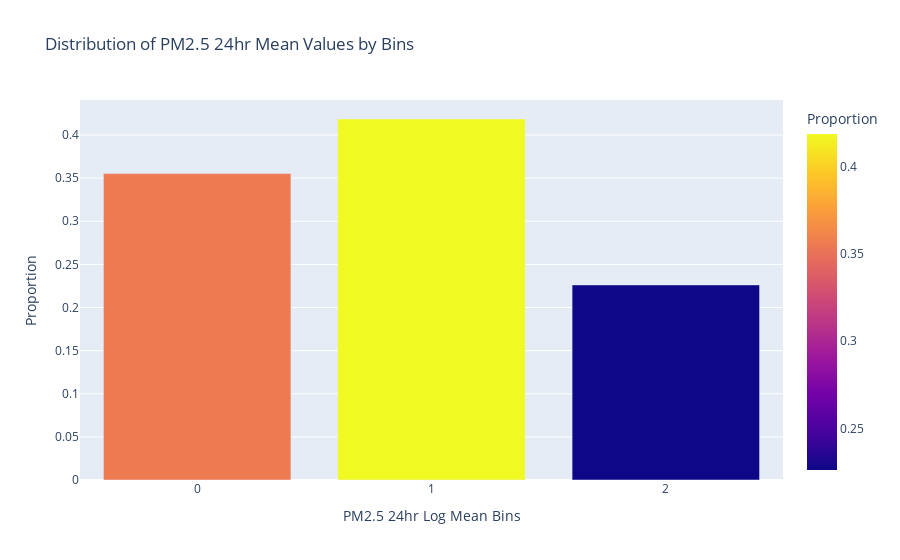

The notebook cell this image was saved under:
### Code cell
# Get distribution of the bins using proportions
bins_distribution = unique_dates_filtered['pm2_5_24h_mean_log_bins'].value_counts(normalize=True).sort_index()
bins_distribution = bins_distribution.reset_index()
bins_distribution.columns = ['pm2_5_24h_mean_log_bins', 'proportion']

# Create bar plot for the bins distribution
fig = px.bar(bins_distribution, x='pm2_5_24h_mean_log_bins', y='proportion', 
             title='Distribution of PM2.5 24hr Mean Values by Bins', 
             labels={'pm2_5_24h_mean_log_bins': 'PM2.5 24hr Log Mean Bins', 'proportion': 'Proportion'},
             color='proportion', color_continuous_scale=px.colors.sequential.Plasma)

fig.show()

### Figure 1 — Plotly figure (JSON) as saved in the notebook; plotly's stock layout.template omitted (floating-point values rounded to 4 significant figures)
{"data": [{"alignmentgroup": "True", "hovertemplate": "PM2.5 24hr Log Mean Bins=%{x}<br>Proportion=%{marker.color}<extra></extra>", "legendgroup": "", "marker": {"color": [0.3552, 0.4186, 0.2262], "coloraxis": "coloraxis", "pattern": {"shape": ""}}, "name": "", "offsetgroup": "", "orientation": "v", "showlegend": false, "textposition": "auto", "type": "bar", "x": ["0", "1", "2"], "xaxis": "x", "y": [0.3552, 0.4186, 0.2262], "yaxis": "y"}], "layout": {"barmode": "relative", "coloraxis": {"colorbar": {"title": {"text": "Proportion"}}, "colorscale": [[0, "#0d0887"], [0.1111, "#46039f"], [0.2222, "#7201a8"], [0.3333, "#9c179e"], [0.4444, "#bd3786"], [0.5556, "#d8576b"], [0.6667, "#ed7953"], [0.7778, "#fb9f3a"], [0.8889, "#fdca26"], [1, "#f0f921"]]}, "legend": {"tracegroupgap": 0}, "title": {"text": "Distribution of PM2.5 24hr Mean Values by Bins"}, "xaxis": {"anchor": "y", "domain": [0, 1], "title": {"text": "PM2.5 24hr Log Mean Bins"}}, "yaxis": {"anchor": "x", "domain": [0, 1], "title": {"text": "Proportion"}}}}
